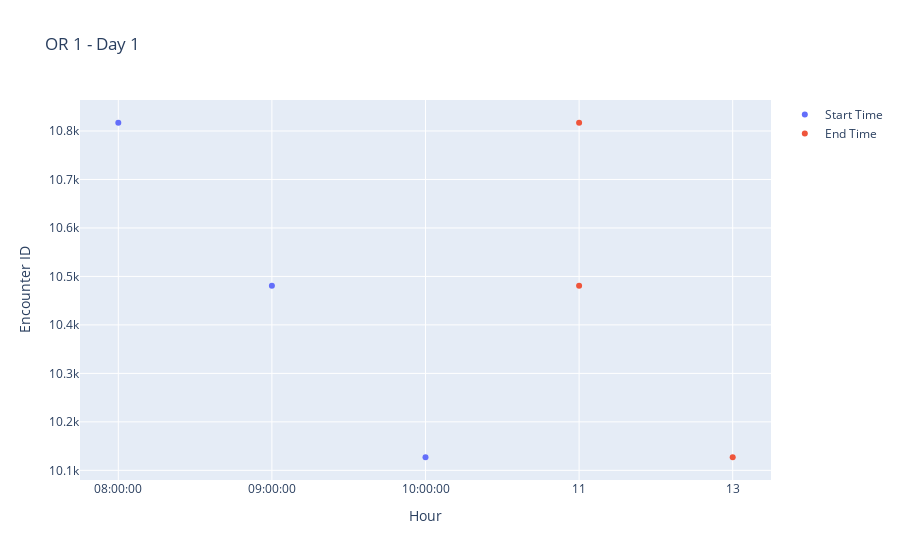

Notebook code cell kept with this figure:
### Code cell
# Present the Schedule for Day 1 and OR 1
fig = go.Figure()
fig.add_trace(go.Scatter(x = results[(results['OR'] == 1) & (results['Day'] == 1)]['Hour'], y = results[(results['OR'] == 1) & (results['Day'] == 1)]['Encounter ID'], mode = 'markers', name = 'Start Time'))
fig.add_trace(go.Scatter(x = results[(results['OR'] == 1) & (results['Day'] == 1)]['End Time'], y = results[(results['OR'] == 1) & (results['Day'] == 1)]['Encounter ID'], mode = 'markers', name = 'End Time'))
fig.update_layout(title = 'OR 1 - Day 1', xaxis_title = 'Hour', yaxis_title = 'Encounter ID')
fig.show()

### Figure 1 — Plotly figure (JSON) as saved in the notebook; plotly's stock layout.template omitted (floating-point values rounded to 4 significant figures)
{"data": [{"mode": "markers", "name": "Start Time", "type": "scatter", "x": ["08:00:00", "09:00:00", "10:00:00"], "y": [10817, 10481, 10127]}, {"mode": "markers", "name": "End Time", "type": "scatter", "x": [11, 11, 13], "y": [10817, 10481, 10127]}], "layout": {"title": {"text": "OR 1 - Day 1"}, "xaxis": {"title": {"text": "Hour"}}, "yaxis": {"title": {"text": "Encounter ID"}}}}
